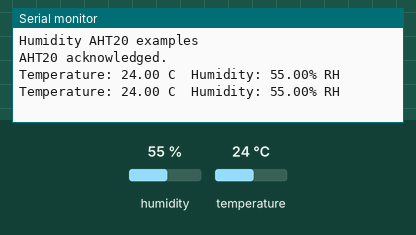
A sketch run on a simulated Arduino Uno, built with avr-gcc and run on an emulated ATmega328P. Parts: the last lines printed to the serial monitor. The test bench sets the inputs (shaded band); at power-on: humidity 55 %, temperature 24 °C.

Above: at 2.8 s.
2.9 s: humidity set to 22 %
At 5.3 s:
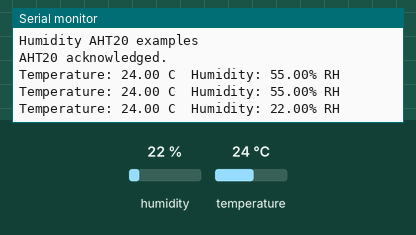
5.6 s: temperature set to 12 °C
At 7.1 s:
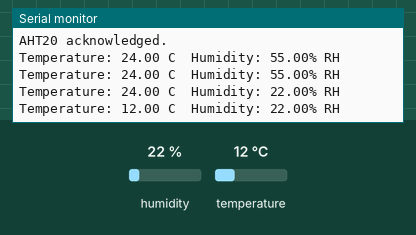
8.3 s: humidity set to 40 %
At 8.3 s:
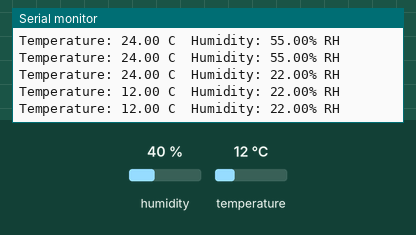
Timing chart, 0 to 11.3 s (numbered marks = the images above; inputs shaded):
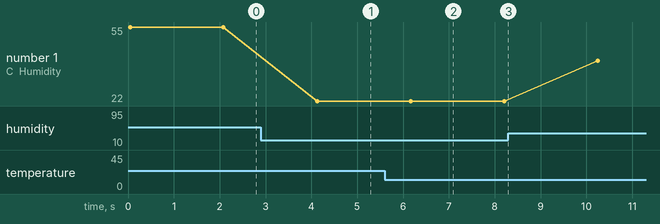

The sketch:

sensorTest.ino
```cpp
/**************************************************************************
   Tests the getTemperature and getHumidity functions of the aht20 library
 **************************************************************************/
#include <Wire.h>
#include <AHT20.h>
AHT20 aht20;

void setup()
{
	Wire.setClock(600000);
  Serial.begin(9600);
  Serial.println("Humidity AHT20 examples");

  Wire.begin(); //Join I2C bus
  //Check if the AHT20 will acknowledge
  if (aht20.begin() == false)
  {
    Serial.println("AHT20 not detected. Please check wiring. Freezing.");
    while (1);
  }
  Serial.println("AHT20 acknowledged.");
}

void loop()
{
  //If a new measurement is available
  if (aht20.available() == true)
  {
    //Get the new temperature and humidity value
    float temperature = aht20.getTemperature();
    float humidity = aht20.getHumidity();

    //Print the results
    Serial.print("Temperature: ");
    Serial.print(temperature, 2);
    Serial.print(" C\t");
    Serial.print("Humidity: ");
    Serial.print(humidity, 2);
    Serial.print("% RH");

    Serial.println();
  }

  //The AHT20 can respond with a reading every ~50ms. However, increased read time can cause the IC to heat around 1.0C above ambient.
  //The datasheet recommends reading every 2 seconds.
  delay(2000);
}
```

Measured:
- after the input at 2.9 s, the serial monitor: prints a new line after 1.2 s (image 1)
- after the input at 5.6 s, the serial monitor: prints a new line after 0.57 s (image 2)
- plotted number 1: 55 → 22 after the input at 2.9 s, 22 → 40 after the input at 8.3 s
